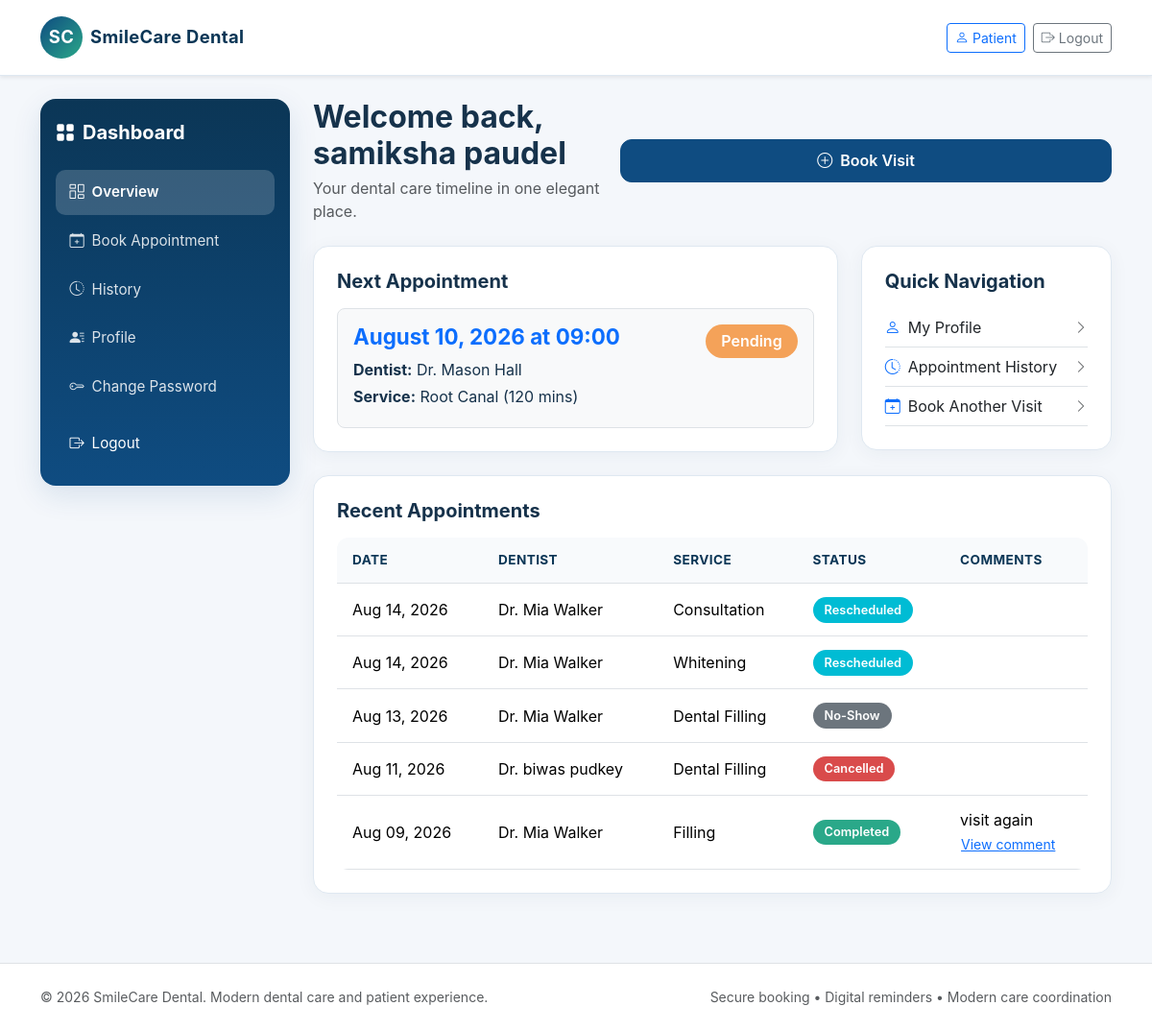
Before: /patients/dashboard/ (signed in) with the older database file.
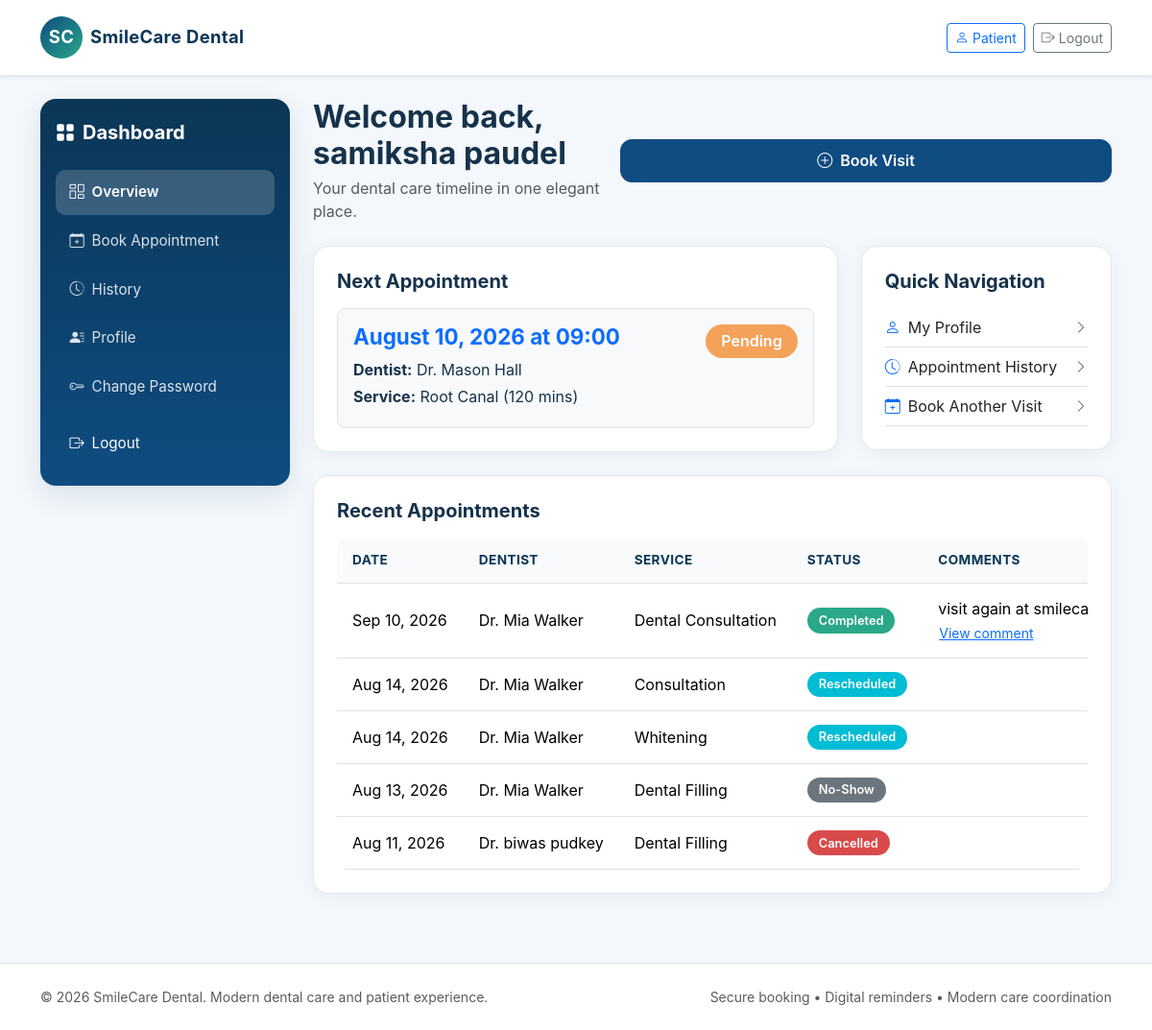
After: the same page with the newer database file.
### accounts/models.py (models this page shows, shortened)
class User(AbstractUser):
    ROLE_CHOICES = (
        ('patient', 'Patient'),
        ('staff', 'Staff'),
        ('dentist', 'Dentist'),
        ('admin', 'Admin'),
    )
    ACCOUNT_STATUS_CHOICES = (
        ('pending', 'Pending'),
        ('approved', 'Approved'),
        ('rejected', 'Rejected'),
    )
    role = models.CharField(max_length=20, choices=ROLE_CHOICES, default='patient')
    phone = models.CharField(max_length=20, blank=True)
    account_status = models.CharField(max_length=20, choices=ACCOUNT_STATUS_CHOICES, default='approved')
    def is_patient(self):
        return self.role == 'patient'
    def is_staff_role(self):
        return self.role in {'staff', 'admin'}
    def is_dentist(self):
        return self.role == 'dentist'
    def is_admin(self):
        return self.role == 'admin'
    def is_dentist_approved(self):
        return self.is_dentist() and self.is_active and self.account_status == 'approved'

### appointments/models.py (models this page shows, shortened)
class Appointment(models.Model):
    STATUS_CHOICES = (
        ('Pending', 'Pending'),
        ('Confirmed', 'Confirmed'),
        ('Checked-In', 'Checked-In'),
        ('Completed', 'Completed'),
        ('Cancelled', 'Cancelled'),
        ('Rescheduled', 'Rescheduled'),
        ('No-Show', 'No-Show'),
    )
    appointment_id = models.CharField(max_length=20, unique=True)
    patient = models.ForeignKey(Patient, related_name='appointments', on_delete=models.CASCADE)
    dentist = models.ForeignKey(Dentist, related_name='appointments', on_delete=models.CASCADE)
    service = models.ForeignKey(DentalService, related_name='appointments', on_delete=models.CASCADE)
    appointment_date = models.DateField()
    start_time = models.TimeField()
    end_time = models.TimeField()
    reason = models.CharField(max_length=200)
    notes = models.TextField(blank=True)
    status = models.CharField(max_length=20, choices=STATUS_CHOICES, default='Pending')
    cancellation_reason = models.TextField(blank=True)
    cancelled_at = models.DateTimeField(null=True, blank=True)
    created_at = models.DateTimeField(auto_now_add=True)
    updated_at = models.DateTimeField(auto_now=True)
    class Meta:
        constraints = [
            models.CheckConstraint(condition=Q(end_time__gt=F('start_time')), name='check_appointment_times'),
        ]

### dentists/models.py (models this page shows)
class Dentist(models.Model):
    dentist_id = models.CharField(max_length=20, unique=True)
    user = models.OneToOneField(settings.AUTH_USER_MODEL, on_delete=models.CASCADE)
    specialization = models.CharField(max_length=100)
    license_number = models.CharField(max_length=50, unique=True)
    phone = models.CharField(max_length=20, blank=True)
    biography = models.TextField(blank=True)
    years_of_experience = models.PositiveIntegerField(default=0)
    profile_photo = models.CharField(max_length=200, blank=True)
    active = models.BooleanField(default=True)
    created_at = models.DateTimeField(auto_now_add=True)
    def __str__(self):
        return f"Dr. {self.user.get_full_name() or self.user.username}"

### services/models.py (models this page shows, shortened)
class DentalService(models.Model):
    name = models.CharField(max_length=100)
    description = models.TextField(blank=True)
    duration = models.PositiveIntegerField(help_text='Duration in minutes')
    price = models.DecimalField(max_digits=8, decimal_places=2, default=0)
    active = models.BooleanField(default=True)
    created_at = models.DateTimeField(auto_now_add=True)
    class Meta:
        ordering = ['name']

### patients/views.py (the view)
# urls.py: path('dashboard/', patient_dashboard, name='patient_dashboard'),
@login_required
def patient_dashboard(request):
    patient = Patient.objects.filter(user=request.user).first()
    upcoming = Appointment.objects.filter(patient=patient, status__in=['Pending', 'Confirmed', 'Checked-In']).order_by('appointment_date', 'start_time') if patient else Appointment.objects.none()
    history = Appointment.objects.filter(patient=patient).exclude(status__in=['Pending', 'Confirmed', 'Checked-In']).order_by('-appointment_date', '-start_time') if patient else Appointment.objects.none()
    return render(request, 'dashboard/patient_dashboard.html', {'patient': patient, 'upcoming': upcoming[:5], 'history': history[:5]})

### templates/dashboard/patient_dashboard.html (shortened to what this page needs)
{% extends 'base.html' %}
{% load status_tags %}
{% block content %}
<div class="dashboard-shell">
    {% include 'dashboard/_sidebar.html' %}
    <div class="main-panel">
        <div class="d-flex flex-column flex-sm-row justify-content-between align-items-start align-items-sm-center gap-3 mb-4">
            <div>
                <h2 class="fw-bold mb-1">Welcome back, {{ user.get_full_name|default:user.username }}</h2>
                <p class="text-muted mb-0">Your dental care timeline in one elegant place.</p>
            </div>
            <a class="btn btn-primary w-100 w-sm-auto" href="{% url 'book_appointment' %}">
                <i class="bi bi-plus-circle me-2"></i>Book Visit
            </a>
        </div>
        <div class="row g-4 mb-4">
            <div class="col-12 col-lg-8">
                <div class="card-soft p-3 p-md-4">
                    <h5 class="fw-bold mb-3">Next Appointment</h5>
                    {% if upcoming %}
                        {% with next=upcoming.0 %}
                        <div class="d-flex flex-column flex-sm-row justify-content-between align-items-start gap-3 border rounded-3 p-3 bg-light">
                            <div>
                                <h4 class="fw-bold text-primary mb-2">{{ next.appointment_date|date:"F d, Y" }} at {{ next.start_time|time:"H:i" }}</h4>
                                <p class="mb-1"><strong>Dentist:</strong> Dr. {{ next.dentist.user.get_full_name|default:next.dentist.user.username }}</p>
                                <p class="mb-1"><strong>Service:</strong> {{ next.service.name }} ({{ next.service.duration }} mins)</p>
                            </div>
                            <span class="pill {{ next.status|status_badge_class }} fs-6 px-3 py-2">
                                {{ next.status }}
                            </span>
                        </div>
                        {% endwith %}
                    {% else %}
                        <div class="empty-state py-4 text-center">
                            <i class="bi bi-calendar-x fs-2 text-muted mb-2 d-block"></i>
                            No upcoming appointments yet. Schedule your next visit.
                        </div>
                    {% endif %}
                </div>
            </div>
            <div class="col-12 col-lg-4">
                <div class="card-soft p-3 p-md-4">
                    <h5 class="fw-bold mb-3">Quick Navigation</h5>
                    <ul class="list-unstyled mb-0">
                        <li class="py-2 border-bottom">
                            <a href="{% url 'patient_profile' %}" class="d-flex align-items-center justify-content-between text-dark">
                                <span><i class="bi bi-person me-2 text-primary"></i>My Profile</span>
                                <i class="bi bi-chevron-right text-muted small"></i>
                            </a>
                        </li>
                        <li class="py-2 border-bottom">
                            <a href="{% url 'patient_history' %}" class="d-flex align-items-center justify-content-between text-dark">
                                <span><i class="bi bi-clock-history me-2 text-primary"></i>Appointment History</span>
                                <i class="bi bi-chevron-right text-muted small"></i>
                            </a>
                        </li>
                        <li class="py-2 border-bottom">
                            <a href="{% url 'book_appointment' %}" class="d-flex align-items-center justify-content-between text-dark">
                                <span><i class="bi bi-calendar-plus me-2 text-primary"></i>Book Another Visit</span>
                                <i class="bi bi-chevron-right text-muted small"></i>
                            </a>
                        </li>
                    </ul>
                </div>
            </div>
        </div>
        <div class="card-soft p-3 p-md-4">
            <h5 class="fw-bold mb-3">Recent Appointments</h5>
            <div class="table-responsive">
                <table class="table align-middle text-nowrap">
                    <thead>
                        <tr><th>Date</th><th>Dentist</th><th>Service</th><th>Status</th><th>Comments</th></tr>
                    </thead>
                    <tbody>
                        {% for appointment in history %}
                        <tr>
                            <td>{{ appointment.appointment_date|date:"M d, Y" }}</td>
                            <td>Dr. {{ appointment.dentist.user.get_full_name|default:appointment.dentist.user.username }}</td>
                            <td>{{ appointment.service.name }}</td>
                            <td><span class="pill {{ appointment.status|status_badge_class }}">{{ appointment.status }}</span></td>
                            <td>
                                {{ appointment.notes|default_if_none:""|truncatechars:80 }}
                                {% if appointment.notes %}
                                <div><button class="btn btn-link btn-sm p-0" data-bs-toggle="modal" data-bs-target="#patientHistApptModal{{ appointment.pk }}">View comment</button></div>
                                {% endif %}
                            </td>
                        </tr>
                        {% empty %}
                        <tr><td colspan="5"><div class="empty-state text-center py-4">No appointment history found.</div></td></tr>
                        {% endfor %}
                    </tbody>
                </table>
            </div>
        </div>
    </div>
</div>
{% endblock %}

### templates/base.html (shortened to what this page needs)
{% load static %}
<!DOCTYPE html>
<html lang="en">
<head>
<link href="https://cdn.jsdelivr.net/npm/bootstrap@5.3.3/dist/css/bootstrap.min.css" rel="stylesheet">
    <link rel="stylesheet" href="https://cdn.jsdelivr.net/npm/bootstrap-icons@1.11.2/font/bootstrap-icons.css">
    <link rel="stylesheet" href="{% static 'css/style.css' %}">
</head>
<body>
    <nav class="navbar navbar-expand-lg navbar-light bg-white shadow-sm sticky-top">
        <div class="container">
            <a class="navbar-brand d-flex align-items-center gap-2" href="{% url 'home' %}">
                <span class="avatar-circle">SC</span>
                <span class="fw-bold">SmileCare Dental</span>
            </a>
            <div class="collapse navbar-collapse mt-3 mt-lg-0" id="mainNavbar">
                <div class="ms-auto d-flex flex-column flex-lg-row align-items-stretch align-items-lg-center gap-2">
                    {% if user.is_authenticated %}
                        {% if user.is_patient %}<a class="btn btn-outline-primary btn-sm" href="{% url 'patient_dashboard' %}"><i class="bi bi-person me-1"></i>Patient</a>{% endif %}
                        <a class="btn btn-outline-secondary btn-sm" data-swal-confirm href="{% url 'logout' %}" data-title="Logout" data-text="Are you sure you want to log out?" data-confirm-button-text="Logout"><i class="bi bi-box-arrow-right me-1"></i>Logout</a>
                    {% else %}
                        <a class="btn btn-outline-primary btn-sm" href="{% url 'login' %}">Login</a>
                        <a class="btn btn-primary btn-sm ms-lg-2" href="{% url 'register' %}">Register</a>
                    {% endif %}
                </div>
            </div>
        </div>
    </nav>
    <main class="container py-4">
        {% block content %}{% endblock %}
    </main>
    <footer class="border-top bg-white mt-5">
        <div class="container py-4 text-muted small">
            <div class="row g-3 text-center text-md-start">
                <div class="col-md-6">© 2026 SmileCare Dental. Modern dental care and patient experience.</div>
                <div class="col-md-6 text-md-end">Secure booking • Digital reminders • Modern care coordination</div>
            </div>
        </div>
    </footer>
</body>
</html>

### templates/dashboard/_sidebar.html (shortened to what this page needs)
<div class="sidebar">
    <div class="d-flex justify-content-between align-items-center mb-2 mb-lg-4">
        <div class="d-flex align-items-center gap-2">
            <i class="bi bi-grid-fill text-white fs-5"></i>
            <h4 class="fw-bold mb-0 text-white fs-5">Dashboard</h4>
        </div>
    </div>
    <div class="collapse d-lg-block" id="dashboardNav">
        {% with request.resolver_match.url_name as current_url %}
        <nav class="nav flex-column gap-1" id="dashboard-nav">
            {% if user.is_authenticated and user.is_patient %}
                <a class="nav-link {% if current_url == 'patient_dashboard' %}active{% endif %}" href="{% url 'patient_dashboard' %}"><i class="bi bi-columns-gap me-2"></i>Overview</a>
                <a class="nav-link {% if current_url == 'book_appointment' %}active{% endif %}" href="{% url 'book_appointment' %}"><i class="bi bi-calendar-plus me-2"></i>Book Appointment</a>
                <a class="nav-link {% if current_url == 'patient_history' %}active{% endif %}" href="{% url 'patient_history' %}"><i class="bi bi-clock-history me-2"></i>History</a>
                <a class="nav-link {% if current_url == 'patient_profile' %}active{% endif %}" href="{% url 'patient_profile' %}"><i class="bi bi-person-lines-fill me-2"></i>Profile</a>
            {% endif %}
            {% if user.is_authenticated %}
            <a class="nav-link {% if current_url == 'change_password' %}active{% endif %}" href="{% url 'change_password' %}"><i class="bi bi-key me-2"></i>Change Password</a>
            {% endif %}
            <a class="nav-link text-white mt-2" data-swal-confirm href="{% url 'logout' %}" data-title="Logout" data-text="Are you sure you want to log out?" data-confirm-button-text="Logout">
                <i class="bi bi-box-arrow-right me-2"></i>Logout
            </a>
        </nav>
        {% endwith %}
    </div>
</div>

Changed rows visible on the page:
no longer on this page (row unchanged): Appointment: appointment_date "Aug 09, 2026", dentist.user.get_full_name "Mia Walker", service.name "Filling", status "Completed", notes "visit again"
added Appointment: appointment_date "Sep 10, 2026", dentist.user.get_full_name "Mia Walker", service.name "Dental Consultation", status "Completed", notes "visit again at…"
